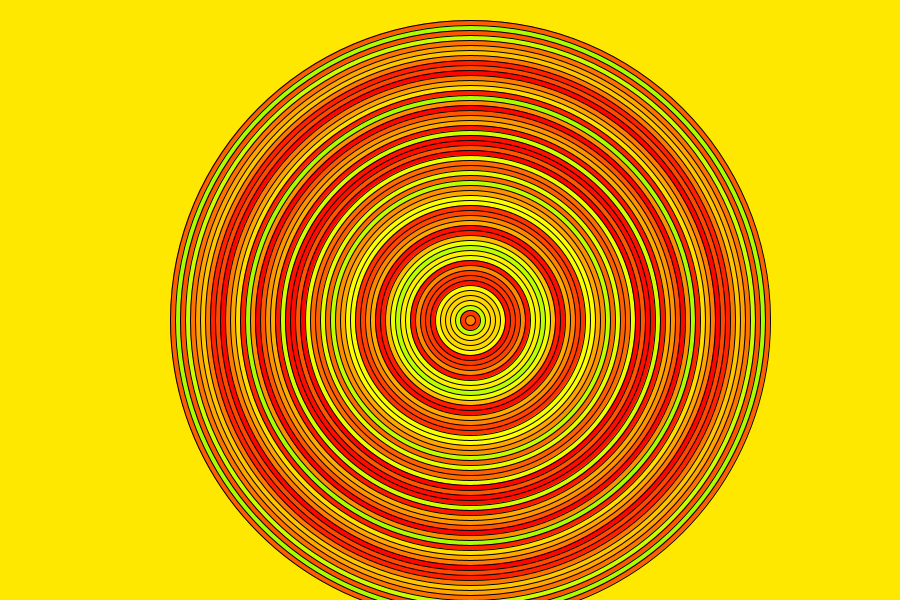
Frame 1 (no input)
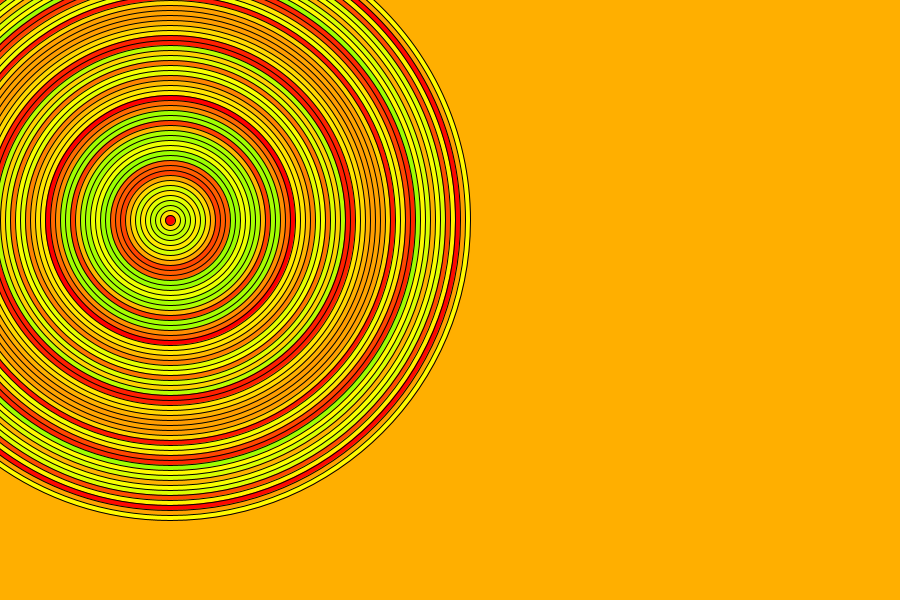
Frame 60 (the mouse pressed at the canvas centre just before this capture)
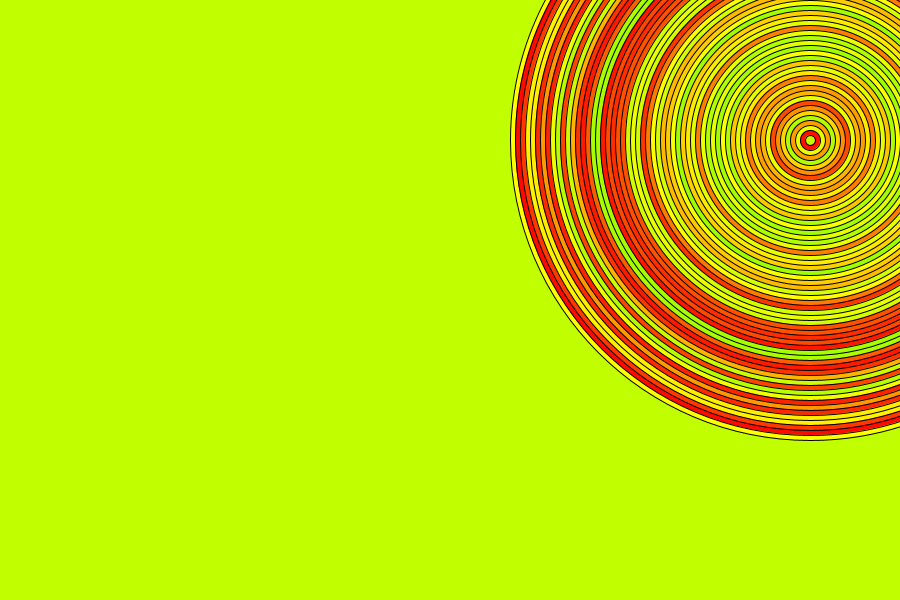
Frame 120 (the mouse held since frame 60 and released just before this capture)

The Processing sketch that drew these frames (run headless with seeded random() and noise(); from frame 60 on, the mouse is pressed at the canvas centre):

// Processing sketch: processing_187518
// ── processing_187518.pde

//Rebote en ejes X y Y
int pX, pY, vX, vY;
int t = 60;


void setup(){
  size(900,600);
  colorMode(HSB);
  pX = width/2;
  pY = height/2;
  vX = 20;
  vY = 20;
}

void draw(){
  background(random(t),255,255);
 

  pX = pX+vX;
  pY = pY+vY;
  for (int i = 600; i > 0;i = i -10) {
fill(random(t),255,255);
  ellipse(pX,pY,i,i);
  }
  if((pX<0)||(pX>width)){
    vX = -vX;
  } 

  if((pY<0)||(pY>height)){
    vY = -vY;
  } 
}
